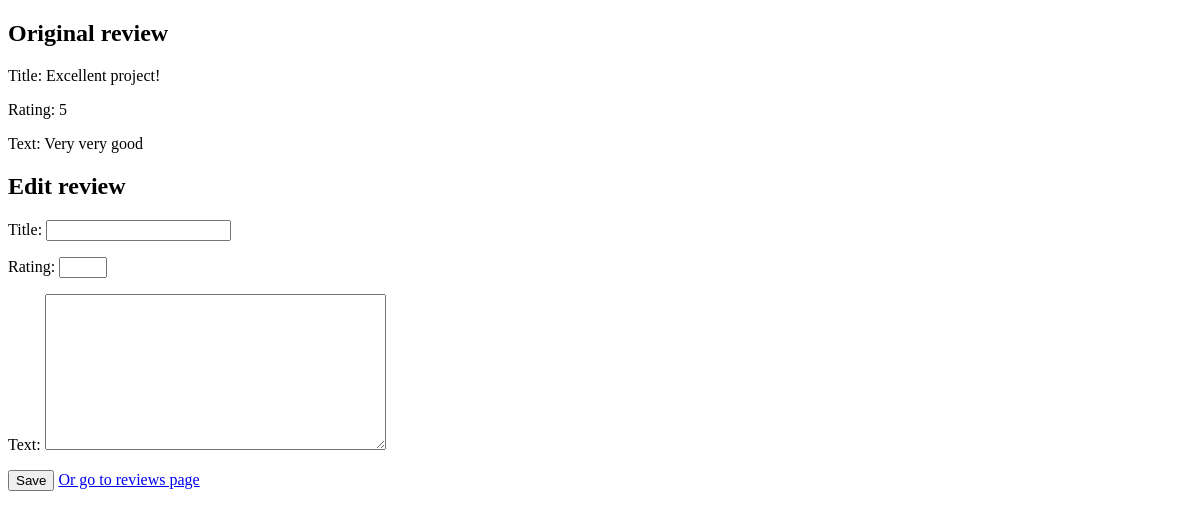
The app's page /user/1/review/1/ (signed in), older data.
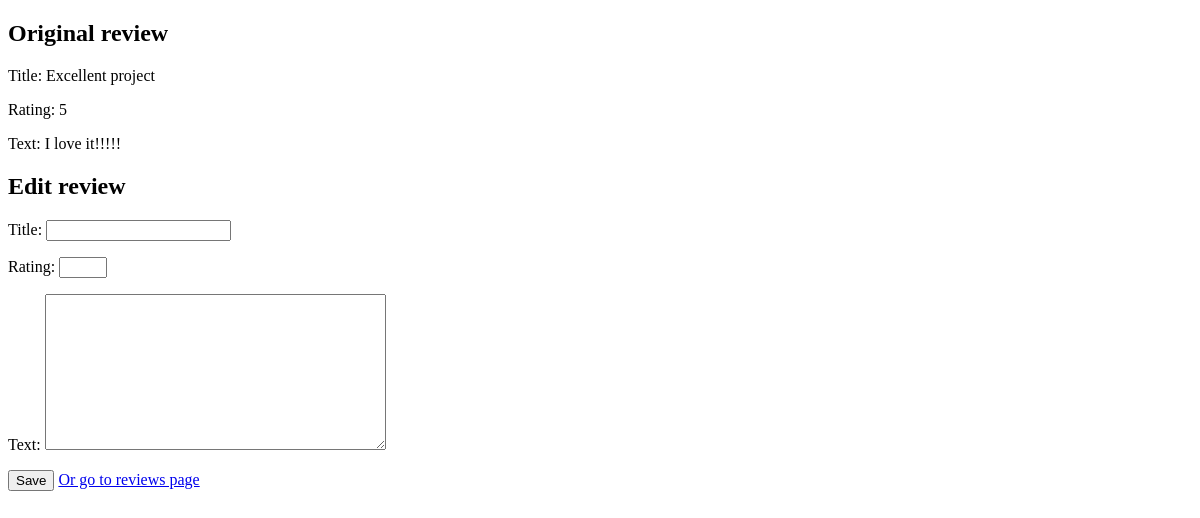
The same page, newer data.
### touragency/models.py (models this page shows)
class Review(models.Model):
    title = models.CharField(max_length=100)
    rating = models.IntegerField()
    text = models.TextField()
    date = models.DateField(auto_now_add=True)
    user = models.ForeignKey(User, related_name="reviews", on_delete=models.CASCADE)

### touragency/views.py (the view, shortened to what this page needs)
# urls.py: re_path(r'user/(?P<pk>\d+)/review/(?P<jk>\d+)/$', views.ReviewEditView.as_view(), name='edit_review'),
class ReviewEditView(View):
    def get(self, request, pk, jk, *args, **kwargs):
        if request.user.is_authenticated and request.user.id==int(pk) and Review.objects.filter(user_id=int(pk), id=int(jk)).exists():
            logging.info(f"{request.user.username} called ReviewEditView (status: {request.user.status})")
            review = Review.objects.filter(user_id=pk, id=jk).first()
            form = ReviewForm()
            return render(request, 'review_edit_form.html', {'form': form, 'review': review})
        logging.error(f"Call failed ReviewEditPage")
        return HttpResponseNotFound("Page not found")

### touragency/forms.py
class ReviewForm(forms.ModelForm):
    rating = forms.IntegerField(min_value=1, max_value=5)
    class Meta:
        model = Review
        fields = ['title', 'rating','text']

### touragency/templates/review_edit_form.html (shortened to what this page needs)
<!DOCTYPE html>
<html lang="en">
<head>
</head>
<body>
    <h2>Original review</h2>
    <p>Title: {{ review.title }}</p>
    <p>Rating: {{ review.rating }}</p>
    <p>Text: {{ review.text }}</p>
    <h2>Edit review</h2>
    {% if form %}
    <form method="post">
        {{ form.as_p }}
        <input type="submit" value="Save"> <a href="{%url 'reviews' %}">Or go to reviews page</a></p>
    </form>
    {% endif %}
</body>
</html>

Row changes from the older to the newer data that the page shows:
changed Review: title "Excellent project!" → "Excellent project"; text "Very very good" → "I love it!!!!!"
